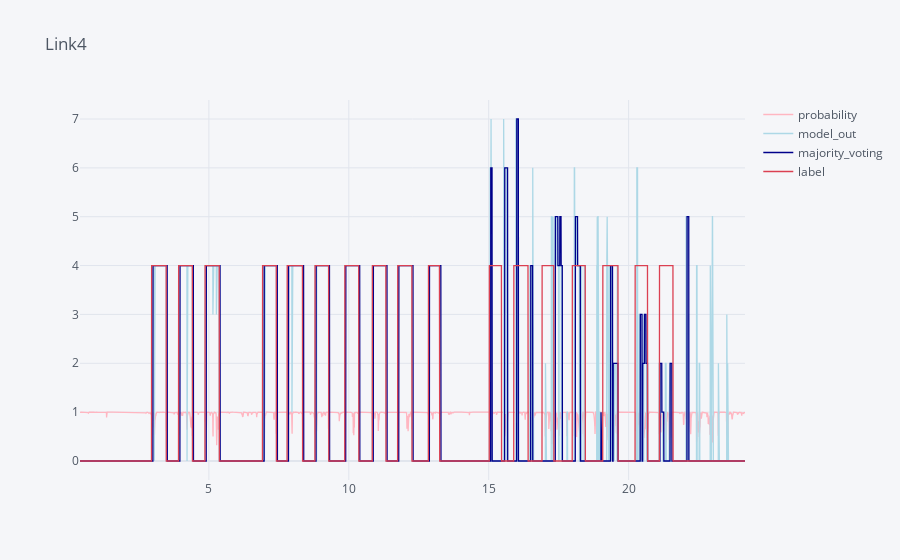

This figure's notebook cell:
### Markdown cell above
# Testing

### Code cell
# Load data and create training and testing sets
import plotly.express as px
import chart_studio.plotly as py
import plotly.graph_objs as go
from plotly.offline import iplot, init_notebook_mode
# Using plotly + cufflinks in offline mode
import cufflinks
cufflinks.go_offline(connected=True)
init_notebook_mode(connected=True)
from collections import Counter

def majority_voting_last_n(model_out, n):
    """
    Apply majority voting for each step considering the last `n` items.

    Args:
        model_out (pd.Series): Predicted classes for each step.
        n (int): Number of previous items (including the current one) to consider for voting.

    Returns:
        pd.Series: Smoothed predictions based on majority voting.
    """
    smoothed_predictions = model_out.copy()  # Copy to retain index
    for i in range(n, len(model_out), 1):
        # Define the window
        start_idx = i - n 
        end_idx = i  # Include the current item
        window = model_out.iloc[start_idx:end_idx]
        
        # Perform majority voting
        most_common = Counter(window).most_common(1)[0][0]
        smoothed_predictions.iloc[i-1] = most_common
    
    return smoothed_predictions


data_path = os.getcwd().replace('AIModels','') +'/dataset/franka_mindlab/labeled_data/'
#dict_label = dict_label = {'link7': 6, 'link6':5, 'link5':4, 'link4':3, 'link3':2, 'link2':1, 'link1':0}
dict_label = dict_label = {'link7': 7, 'link6':6, 'link5':5, 'link4':4, 'link3':3, 'link2':2, 'link1':1, 'no_contact': 0}
dof = 7

training_datasets = LoadDatasets(data_path, dict_label)
train_datasetloader = DataLoader(training_datasets, batch_size=1, shuffle=False)

# Initialize counters
total_samples_counter = 0
train_samples_counter = 0
master_dataset = []

n = 14 # Window size

model = models[1].eval()

# Iterate through the dataset
for trial_dataset_path, label in train_datasetloader:

    if 't2.csv' in trial_dataset_path[0] and 'link4' in trial_dataset_path[0]:


        # Load the dataset for the trial
        data = LoadSeqDataset(file_path=trial_dataset_path[0], label=label[0], selected_features=selected_features[0:dof], seq_num=seq_num, gap=1)

        # Initialize df if not already done
        df = pd.DataFrame(columns=["time","label", "model_out", "probability", "majority_voting"])

        test_loader = DataLoader(data, batch_size=len(data), shuffle=False)

        # Iterate through the DataLoader
        for batch_idx, (seqs, labels) in enumerate(test_loader):
            # seqs: entire dataset's batch of sequences
            # labels: the corresponding labels for the sequences
            
            # Move sequences to device and ensure they are in the correct format
            seqs = seqs.float().to(device)  # Assuming sequences need to be in float and on the device
            
            # Perform the prediction in one go
            with torch.no_grad():
                predictions, probabilities = model.prediction(seqs)

            # Convert the tensors to numpy arrays or lists for faster assignment
            df['time'] = data.data.time[seq_num-1:-1]
            df['label'] = labels.cpu().numpy()  # If needed, move to CPU
            df['model_out'] = predictions.cpu().detach().numpy()  # Convert predictions to numpy
            df['probability'] = probabilities.cpu().detach().numpy()  # Convert probabilities to numpy
            df['majority_voting']= majority_voting_last_n(df['model_out'], n)

        # Plotting using Plotly (iplot)
        df.iplot(x = ['time'],y = ['probability','model_out','majority_voting', 'label'],colors=['lightpink', 'lightblue', 'darkblue','red'], title='Link' + str(labels.max().item()))

### Figure 1 — Plotly figure (JSON) as saved in the notebook; plotly's stock layout.template omitted (floating-point values rounded to 4 significant figures; data arrays with more than 128 entries replaced by an {"elided": "..."} marker saying what was removed)
{"data": [{"line": {"color": "rgba(255, 182, 193, 1.0)", "dash": "solid", "shape": "linear", "width": 1.3}, "mode": "lines", "name": "probability", "text": "", "type": "scatter", "x": {"elided": "4754 float values"}, "y": {"elided": "4754 float values"}}, {"line": {"color": "rgba(173, 216, 230, 1.0)", "dash": "solid", "shape": "linear", "width": 1.3}, "mode": "lines", "name": "model_out", "text": "", "type": "scatter", "x": {"elided": "4754 float values"}, "y": {"elided": "4754 int values"}}, {"line": {"color": "rgba(0, 0, 139, 1.0)", "dash": "solid", "shape": "linear", "width": 1.3}, "mode": "lines", "name": "majority_voting", "text": "", "type": "scatter", "x": {"elided": "4754 float values"}, "y": {"elided": "4754 int values"}}, {"line": {"color": "rgba(219, 64, 82, 1.0)", "dash": "solid", "shape": "linear", "width": 1.3}, "mode": "lines", "name": "label", "text": "", "type": "scatter", "x": {"elided": "4754 float values"}, "y": {"elided": "4754 int values"}}], "layout": {"legend": {"bgcolor": "#F5F6F9", "font": {"color": "#4D5663"}}, "paper_bgcolor": "#F5F6F9", "plot_bgcolor": "#F5F6F9", "title": {"font": {"color": "#4D5663"}, "text": "Link4"}, "xaxis": {"gridcolor": "#E1E5ED", "showgrid": true, "tickfont": {"color": "#4D5663"}, "title": {"font": {"color": "#4D5663"}, "text": ""}, "zerolinecolor": "#E1E5ED"}, "yaxis": {"gridcolor": "#E1E5ED", "showgrid": true, "tickfont": {"color": "#4D5663"}, "title": {"font": {"color": "#4D5663"}, "text": ""}, "zerolinecolor": "#E1E5ED"}}}
